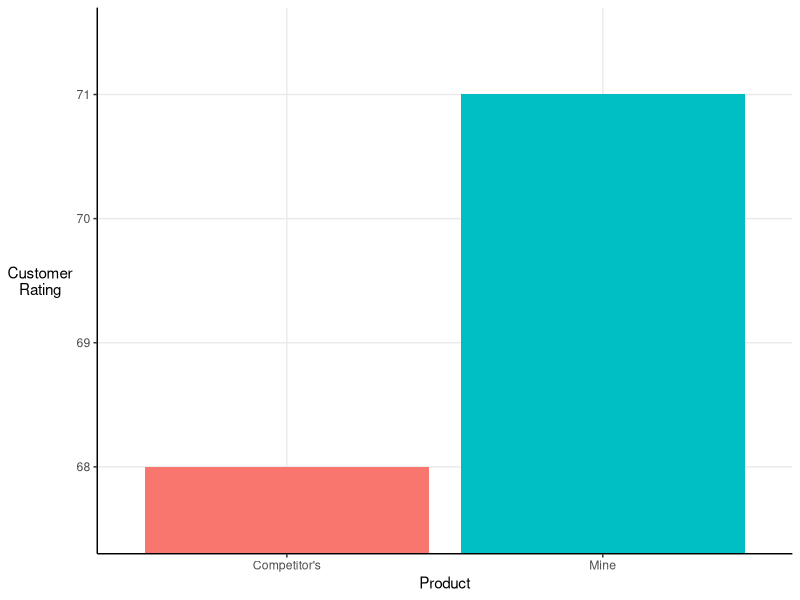
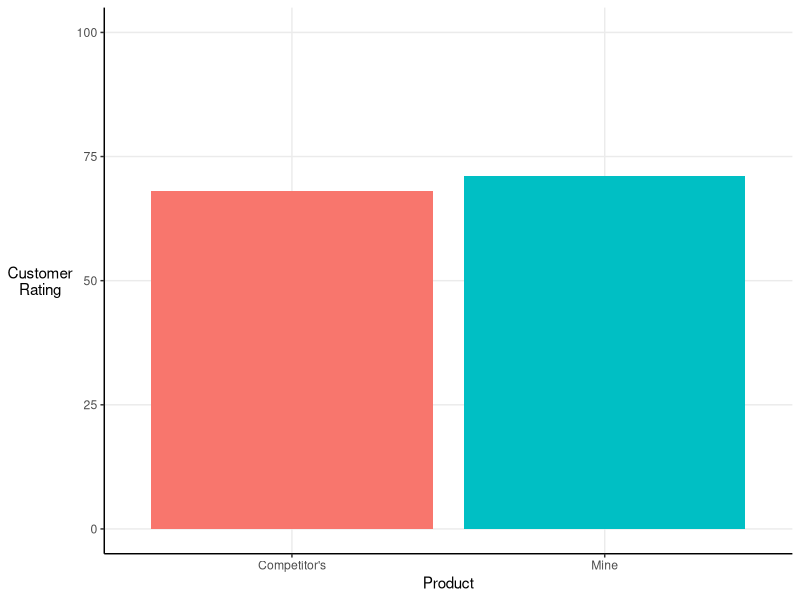
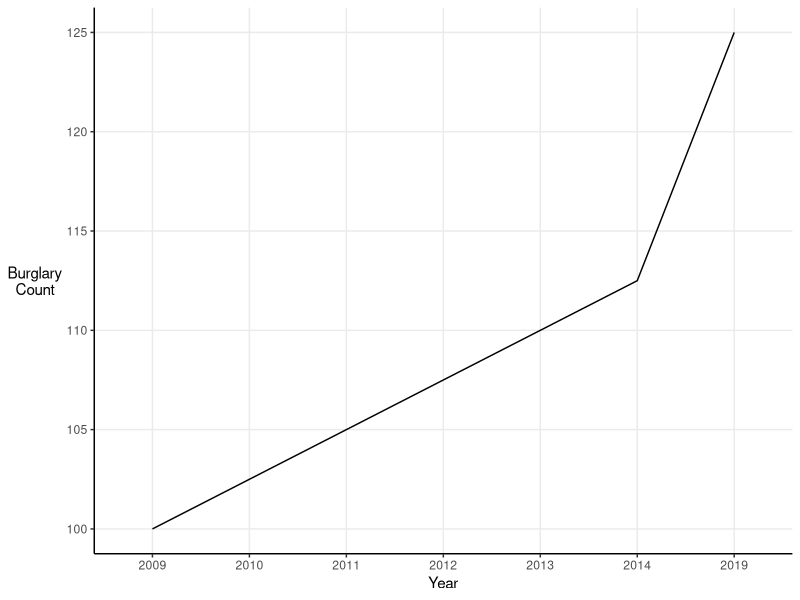
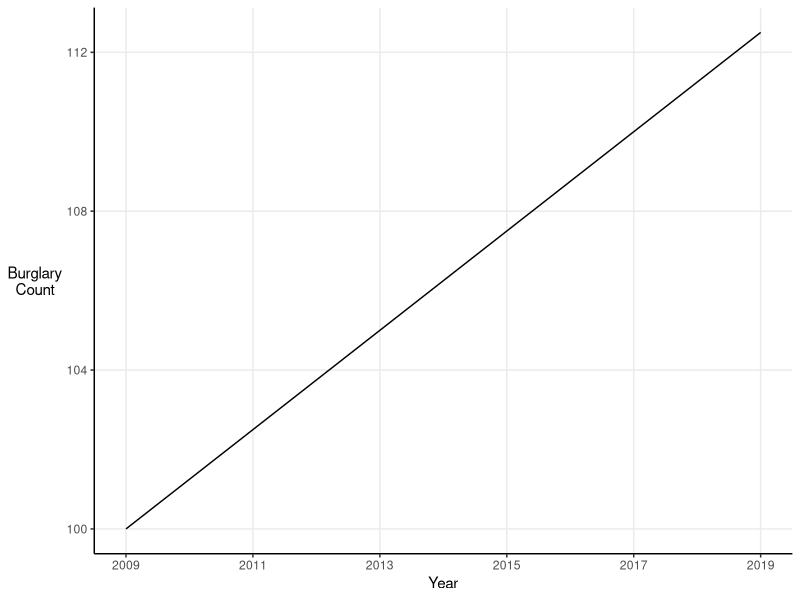
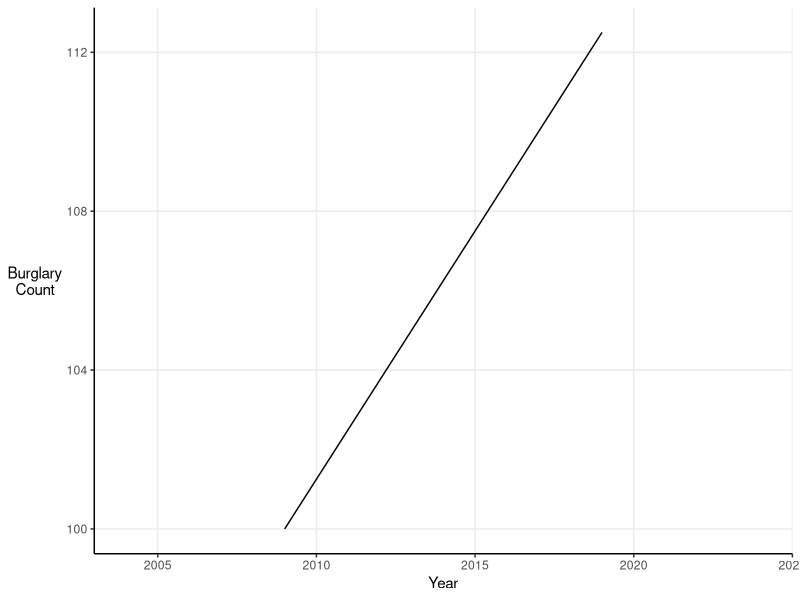
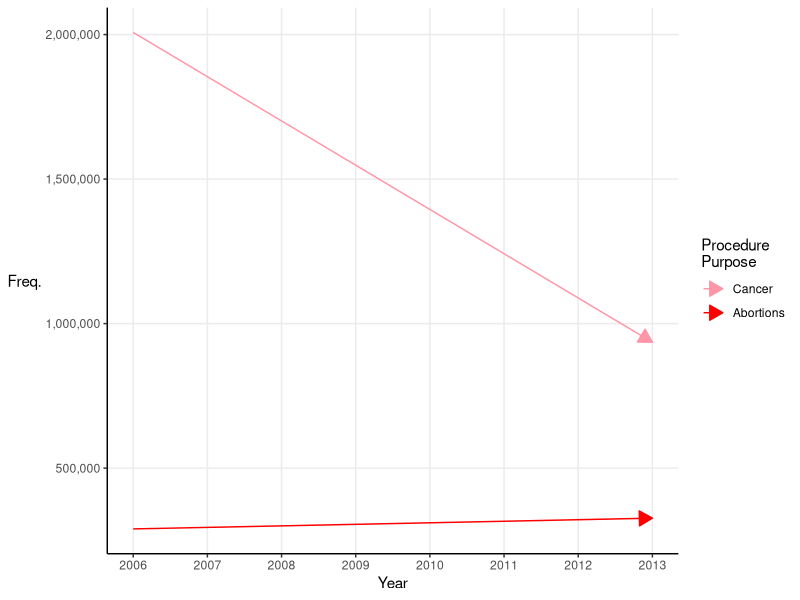
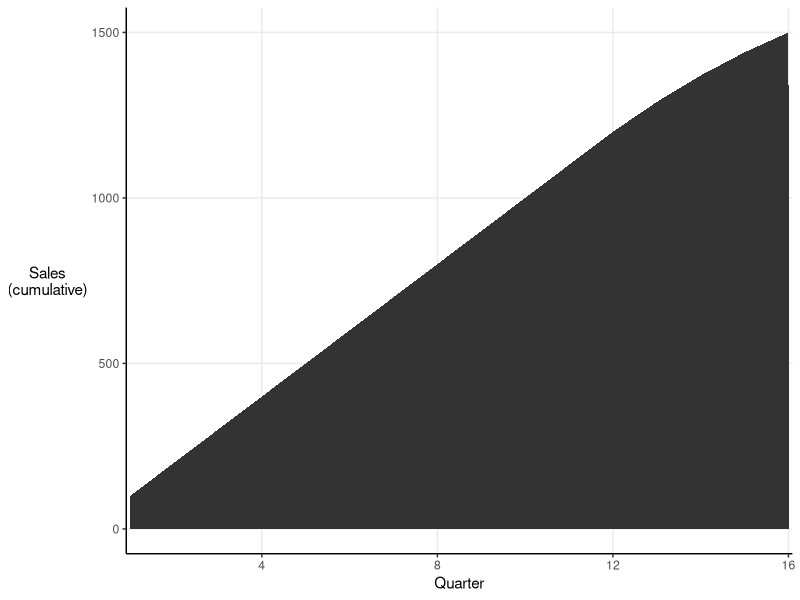
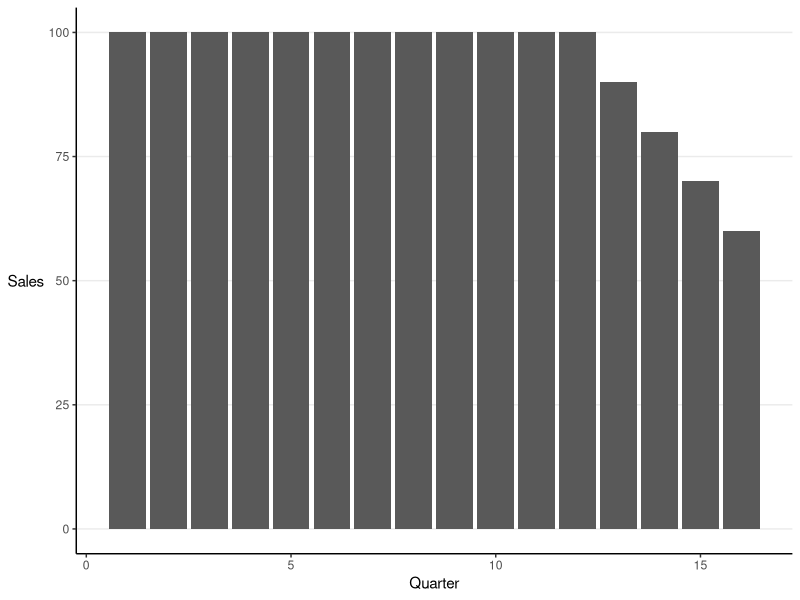

These charts were generated, in order, by the following R code:
## ---- chunk 1
knitr::opts_chunk$set(echo = TRUE, fig.align = "center")

# Packages
library(tidyverse)
library(reshape2)

# Data
product_ratings <- tibble(Product = c("Mine", "Competitor's"),
                          mean_rating = c(71, 68))
quarterly_sales <- tibble(quarter = c(1:16),
                          sales = c(rep(100, 12), 90, 80, 70, 60),
                          cum_sales = cumsum(sales))
## ---- chunk 2
# Too high to count that high
2^34
## ---- chunk 3
# Bar chart with truncated y-axis
ggplot(product_ratings, aes(x = Product, y = mean_rating, fill = Product)) +
  geom_col() +
  scale_fill_discrete(guide = "none") +
  scale_y_continuous("Customer\nRating") +
  coord_cartesian(ylim = c(67.5, 71.5)) +
  theme_classic() +
  theme(axis.title.y = element_text(angle = 0, vjust = 0.5),
        panel.grid.major = element_line())
## ---- chunk 4
# Bar chart with truncated y-axis
ggplot(product_ratings, aes(x = Product, y = mean_rating, fill = Product)) +
  geom_col() +
  scale_fill_discrete(guide = "none") +
  scale_y_continuous("Customer\nRating", limits = c(0, 100)) +
  theme_classic() +
  theme(axis.title.y = element_text(angle = 0, vjust = 0.5),
        panel.grid.major = element_line())
## ---- chunk 5
tibble(Year = c("2009", "2010", "2011", "2012", "2013", "2014", "2019"),
       burglary_count = c(100, 102.5, 105, 107.5, 110, 112.5, 125)) %>%
  ggplot(aes(x = Year, y = burglary_count)) +
  geom_line(group = 1) +
  scale_y_continuous("Burglary\nCount") +
  theme_classic() +
  theme(axis.title.y = element_text(angle = 0, vjust = 0.5),
        panel.grid.major = element_line())
## ---- chunk 6
tibble(Year = c(2009:2019), burglary_count = c(seq(100, 112.5, 1.25))) %>%
  ggplot(aes(x = Year, y = burglary_count)) +
  geom_line(group = 1) +
  scale_y_continuous("Burglary\nCount") +
  scale_x_continuous(breaks = c(2009, 2011, 2013, 2015, 2017, 2019)) +
  theme_classic() +
  theme(axis.title.y = element_text(angle = 0, vjust = 0.5),
        panel.grid.major = element_line())
## ---- chunk 7
tibble(Year = c(2009:2019), burglary_count = c(seq(100, 112.5, 1.25))) %>%
  ggplot(aes(x = Year, y = burglary_count)) +
  geom_line(group = 1) +
  scale_y_continuous("Burglary\nCount") +
  coord_cartesian(xlim = c(2004, 2024)) +
  theme_classic() +
  theme(axis.title.y = element_text(angle = 0, vjust = 0.5),
        panel.grid.major = element_line())
## ---- chunk 8
tibble(Year = c(2006, 2013), 
       Cancer = c(2007371, 935573), 
       Abortions = c(289750, 327000)) %>%
  melt(id.vars = "Year") %>%
  ggplot(aes(x = Year, y = value, col = variable)) +
  geom_line(arrow = arrow(length = unit(0.15, "inches"), type = "closed")) +
  scale_y_continuous("Freq.", labels = scales::comma) +
  scale_x_continuous(breaks = c(2006:2013)) +
  scale_color_manual("Procedure\nPurpose",
                     values = c("Cancer" = "#FF96A7", "Abortions" = "red")) +
  theme_classic() +
  theme(axis.title.y = element_text(angle = 0, vjust = 0.5),
        panel.grid.major = element_line())
## ---- chunk 9
ggplot(quarterly_sales, aes(x = quarter, y = cum_sales)) +
  geom_area() +
  scale_y_continuous("Sales\n(cumulative)") +
  scale_x_continuous("Quarter", expand = c(0.005, 0)) +
  theme_classic() +
  theme(axis.title.y = element_text(angle = 0, vjust = 0.5),
        panel.grid.major = element_line())
## ---- chunk 10
ggplot(quarterly_sales, aes(x = quarter, y = sales)) +
  geom_col() +
  scale_y_continuous("Sales") +
  labs(x = "Quarter") +
  theme_classic() +
  theme(axis.title.y = element_text(angle = 0, vjust = 0.5),
        panel.grid.major.y = element_line())
